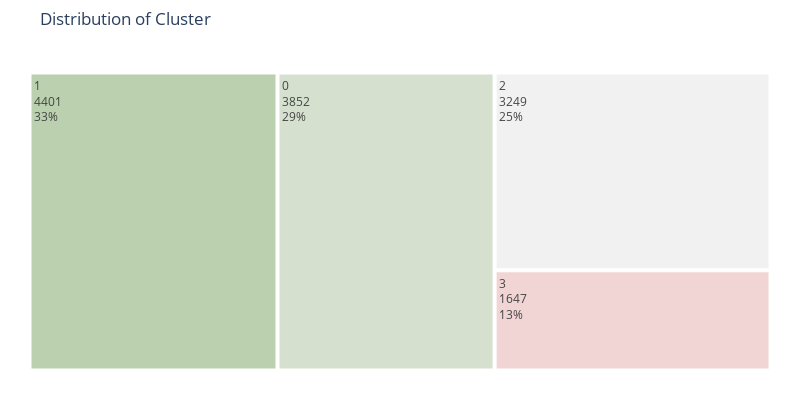

Write notebook code for a chart like this one.
### Code cell
#Creating a Treemap with Plotly Express
# colors=['#fae588','#f79d65','#f9dc5c','#e8ac65','#e76f51','#ef233c','#b7094c'] #color palette
colors=['#bad0af','#d5e0cf','#f1f1f1','#f1d4d4'] #color palette
import plotly.express as px

fig = px.treemap(fig3, path=['Cluster'],values='Count'
                 , width=800, height=400
                 ,title="Distribution of Cluster")

fig.update_layout(
    treemapcolorway = colors, #defines the colors in the treemap
    margin = dict(t=50, l=25, r=25, b=25))

fig.data[0].textinfo = 'label+text+value+percent root'
fig.show()

### Figure 1 — Plotly figure (JSON) as saved in the notebook; plotly's stock layout.template omitted (floating-point values rounded to 4 significant figures)
{"data": [{"branchvalues": "total", "domain": {"x": [0, 1], "y": [0, 1]}, "hovertemplate": "labels=%{label}<br>Count=%{value}<br>parent=%{parent}<br>id=%{id}<extra></extra>", "ids": ["0", "1", "2", "3"], "labels": ["0", "1", "2", "3"], "name": "", "parents": ["", "", "", ""], "values": [3852, 4401, 3249, 1647], "type": "treemap", "textinfo": "label+text+value+percent root"}], "layout": {"legend": {"tracegroupgap": 0}, "title": {"text": "Distribution of Cluster"}, "height": 400, "width": 800, "margin": {"t": 50, "l": 25, "r": 25, "b": 25}, "treemapcolorway": ["#bad0af", "#d5e0cf", "#f1f1f1", "#f1d4d4"]}}
